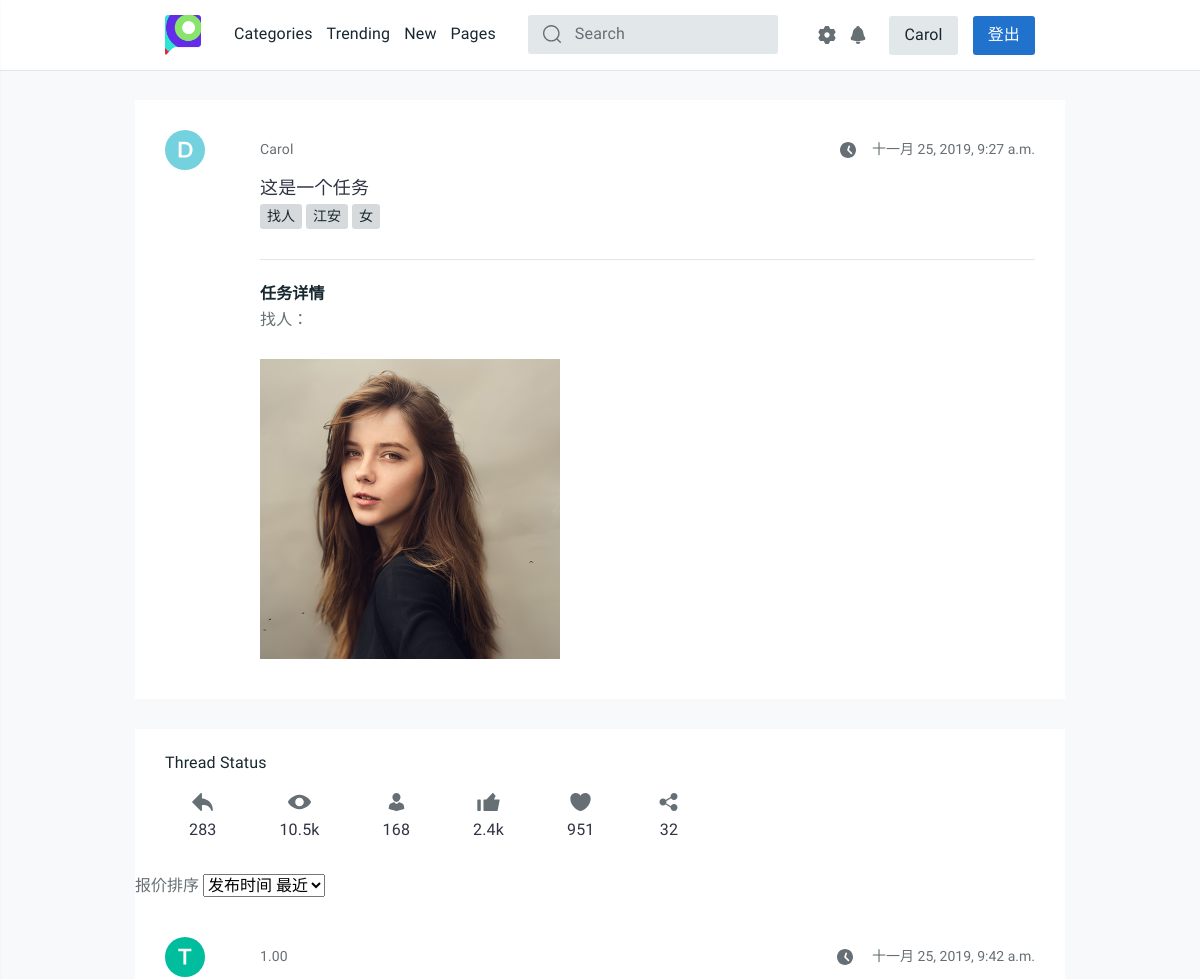
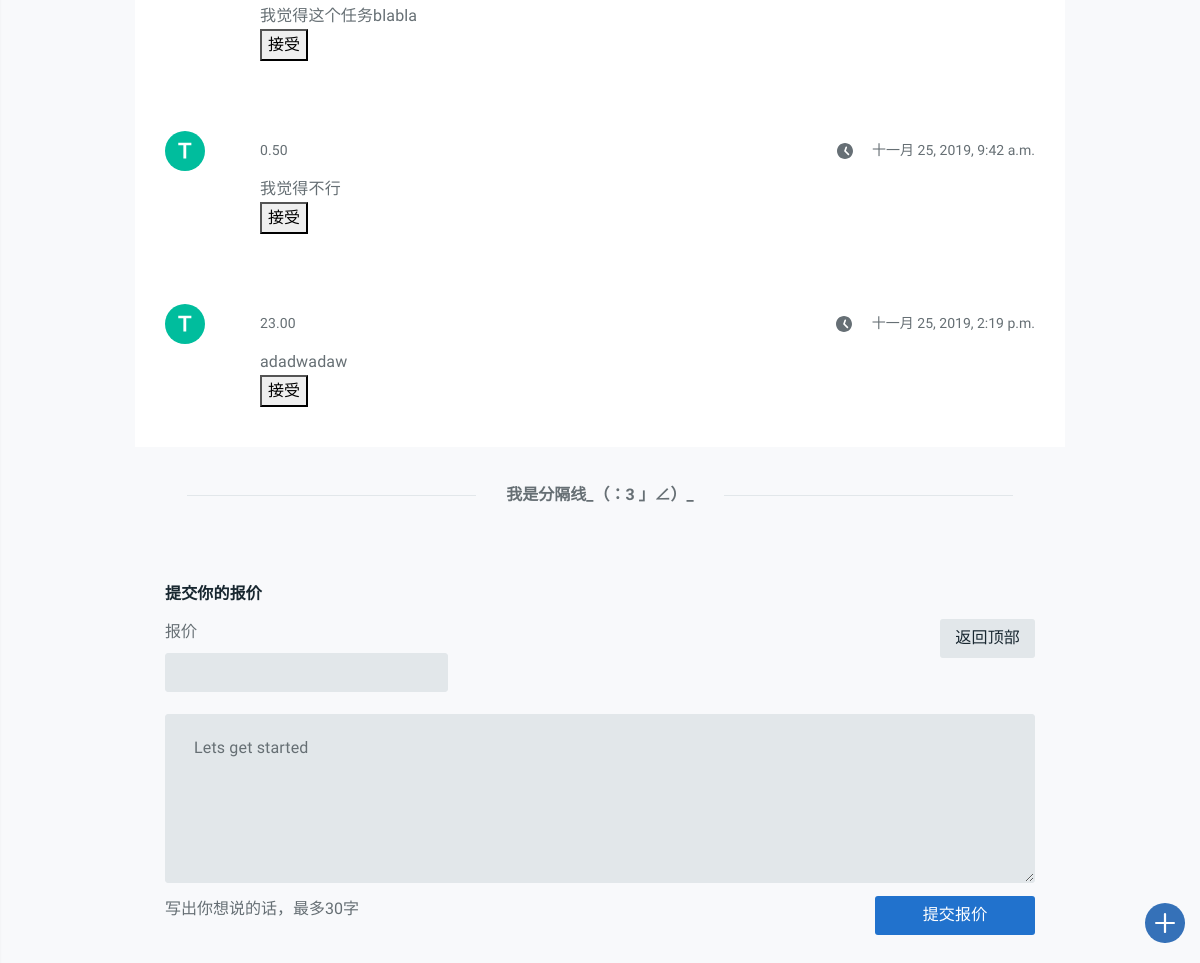
Page /detail/tk1/ (signed in) on the committed database (2 pictures, top to bottom).
### task_platform/models.py (models this page shows, shortened)
class Task(models.Model):
    state = (('未开始', 'waitting'), ('进行中', 'processing'), ('中止', 'abort'),
             ('撤销', 'revoke'), ('超时', 'timeout'), ('完成', 'completed'))
    publisher = models.CharField(max_length=128)
    receiver = models.CharField(max_length=128, default="", blank=True)
    pub_time = models.DateTimeField(auto_now_add=True)
    people_needed = models.IntegerField(default=1)
    people_now = models.IntegerField(default=0)
    expected_time_consuming = models.DecimalField(
        max_digits=12, decimal_places=1, default=0.0)
    task_description = models.CharField(max_length=50, default="None")
    task_detail = RichTextUploadingField(default='None')
    task_state = models.CharField(max_length=32, choices=state, default='未开始')
    class Meta:
        ordering = ['pub_time']
        verbose_name = '任务'
        verbose_name_plural = '任务'

class Task_tags(models.Model):
    sig_tag = models.CharField(max_length=20, default="None")
    task_id = models.IntegerField(default="0")
    def __str__(self):
        return self.sig_tag
    class Meta:
        verbose_name = "任务标签"
        verbose_name_plural = "任务标签"

class User_task(models.Model):
    task_id = models.IntegerField(default="0")
    username = models.CharField(max_length=128, default="None")
    description = models.CharField(max_length=50)
    submit_money = models.DecimalField(max_digits=5, decimal_places=2, null=True)
    pub_time = models.DateTimeField(auto_now_add=True)
    class Meta:
        ordering = ['pub_time']
        verbose_name = "用户任务报价"
        verbose_name_plural = "用户任务报价"

### task_platform/views.py (the view, shortened to what this page needs)
# urls.py: path('detail/tk<int:task_id>/', views.detail, name='detail'),
def detail(request, task_id):
    username = request.session.get('user_name', None)
    if not username:
        return redirect('/login/')
    user = User.objects.get(name=username)
    student_id = user.stu_id
    phone = user.phone
    dept = user.dept
    if user.dept == 'None':
        dept = '暂无信息'
    task = get_object_or_404(Task, pk=task_id)
    tag_list = Task_tags.objects.filter(task_id=task.id)
    publisher = task.publisher
    pub_time = task.pub_time
    task_description = task.task_description
    task_detail = task.task_detail
    sort_choice_list = (
        '发布时间 最近', '发布时间 最远',
        '报价 最低', '报价 最高'
    )
    is_publisher = True
    if username != publisher:
        publisher = 'xxx'
        is_publisher = False
    message = ''
    user_task_list = User_task.objects.filter(task_id=task_id)
    if request.method == 'GET':
        accept_id = request.GET.get('accept', None)
    return render(request, 'task_platform/detail.html', locals())

### task_platform/templates/task_platform/detail.html (shortened to what this page needs)
{% extends 'task_platform/base.html' %}
{% block content %}
<main id="tt-pageContent">
  <div class="container">
    <div class="tt-single-topic-list">
      <div class="tt-item">
        <div class="tt-single-topic">
          <div class="tt-item-header">
            <div class="tt-item-info info-top">
              <div class="tt-avatar-icon">
                <i class="tt-icon"><svg>
                    <use xlink:href="#icon-ava-d"></use>
                  </svg></i>
              </div>
              <div class="tt-avatar-title">
                <a href="#">{{ publisher }}</a>
              </div>
              <a href="#" class="tt-info-time">
                <i class="tt-icon"><svg>
                    <use xlink:href="#icon-time"></use>
                  </svg></i>{{ pub_time }}
              </a>
            </div>
            <h3 class="tt-item-title">
              <a href="#">{{ task_description }}</a>
            </h3>
            <div id='warp'>
              {% for tag in tag_list %}
              <a href="#"><span class="tt-badge">{{ tag }}</span></a>
              {% endfor %}
            </div>
          </div>
          <div class="tt-item-description">
            <h4 class="tt-title">任务详情</h4>
            {{ task_detail | safe }}
          </div>
          </div>
        </div>
        <div class="tt-item">
          <div class="tt-info-box">
            <h6 class="tt-title">Thread Status</h6>
            <div class="tt-row-icon">
              <div class="tt-item">
                <a href="#" class="tt-icon-btn tt-position-bottom">
                  <i class="tt-icon"><svg>
                      <use xlink:href="#icon-reply"></use>
                    </svg></i>
                  <span class="tt-text">283</span>
                </a>
              </div>
              <div class="tt-item">
                <a href="#" class="tt-icon-btn tt-position-bottom">
                  <i class="tt-icon"><svg>
                      <use xlink:href="#icon-view"></use>
                    </svg></i>
                  <span class="tt-text">10.5k</span>
                </a>
              </div>
              <div class="tt-item">
                <a href="#" class="tt-icon-btn tt-position-bottom">
                  <i class="tt-icon"><svg>
                      <use xlink:href="#icon-user"></use>
                    </svg></i>
                  <span class="tt-text">168</span>
                </a>
              </div>
              <div class="tt-item">
                <a href="#" class="tt-icon-btn tt-position-bottom">
                  <i class="tt-icon"><svg>
                      <use xlink:href="#icon-like"></use>
                    </svg></i>
                  <span class="tt-text">2.4k</span>
                </a>
              </div>
              <div class="tt-item">
                <a href="#" class="tt-icon-btn tt-position-bottom">
                  <i class="tt-icon"><svg>
                      <use xlink:href="#icon-favorite"></use>
                    </svg></i>
                  <span class="tt-text">951</span>
                </a>
              </div>
              <div class="tt-item">
                <a href="#" class="tt-icon-btn tt-position-bottom">
                  <i class="tt-icon"><svg>
                      <use xlink:href="#icon-share"></use>
                    </svg></i>
                  <span class="tt-text">32</span>
                </a>
              </div>
            </div>
          </div>
          <label>报价排序
            <select name="dropdown">
              {% for choice in sort_choice_list %}
              <option id="sort_choice" value={{ choice }}>{{ choice }}</option>
                {% endfor %}
            </select>
          </label>
          <form class="form-default" method='GET'>
            {% if user_task_list %}
            {% for sig in user_task_list %}
            <div class="tt-item">
              <div class="tt-single-topic">
                <div class="tt-item-header pt-noborder">
                  <div class="tt-item-info info-top">
                    <div class="tt-avatar-icon">
                      <i class="tt-icon"><svg>
                          <use xlink:href="#icon-ava-t"></use>
                        </svg></i>
                    </div>
                    <div class="tt-avatar-title">
                      <a href="#">{{ sig.submit_money }}</a>
                    </div>
                    <a href="#" class="tt-info-time">
                      <i class="tt-icon">
                        <svg>
                          <use xlink:href="#icon-time"></use>
                        </svg></i>
                      {{ sig.pub_time }}
                    </a>
                  </div>
                </div>
                <div class="tt-item-description">
                  {{ sig.description }}
                </div>
                {% if is_publisher %}
                  <button name="accept" type="submit" value={{ sig.id }}>接受</button>
                {% endif %}
                </div>
              </div>
              {% endfor %}
              {% endif %}
          </form>
          </div>
        <div class="tt-wrapper-inner">
            <h4 class="tt-title-separator"><span>我是分隔线_（：3 」∠）_ </span></h4>
        </div>
            <form class="form-default" method="POST">
              <div class="tt-wrapper-inner">
                <div class="pt-editor form-default">
                  <h6 class="pt-title">提交你的报价</h6>
                  <div class="pt-row">
                    <div class="col-left">
                      <label>
                        <span class="tt-text">报价</span>
                      </label>
                      <input type="text" class="form-control" name="money"></input>
                    </div>
                    <div class="col-right tt-hidden-mobile">
                      <a href="#" class="btn btn-primary">返回顶部</a>
                    </div>
                  </div>
                  <div class="form-group">
                    <textarea name="description" class="form-control" rows="5" placeholder="Lets get started"></textarea>
                  </div>
                  <div class="pt-row">
                    <div class="col-left">
                      <p>写出你想说的话，最多30字</p>
                    </div>
                    <div class="col-auto">
                      <input type="submit" class="btn btn-secondary btn-width-lg" value="提交报价"></input>
                    </div>
                  </div>
                </div>
            </form>
          </div>
        </div>
</main>
{% endblock %}

### rows in the picture
Task: publisher "Carol", pub_time "十一月 25, 2019, 9:27 a.m.", task_description "这是一个任务", task_detail "找人：", task_detail (picture)
Task_tags: sig_tag "找人"
Task_tags: sig_tag "江安"
Task_tags: sig_tag "女"
User_task: submit_money "1.00", pub_time "十一月 25, 2019, 9:42 a.m.", description "我觉得这个任务blabla", {{ sig.id }} 1 (drawn)
User_task: submit_money "0.50", pub_time "十一月 25, 2019, 9:42 a.m.", description "我觉得不行", {{ sig.id }} 2 (drawn)
User_task: submit_money "23.00", pub_time "十一月 25, 2019, 2:19 p.m.", description "adadwadaw", {{ sig.id }} 14 (drawn)

### other values in the picture
{{ request.session.user_name }} "Carol"
form field dropdown "发布时间 最近"
